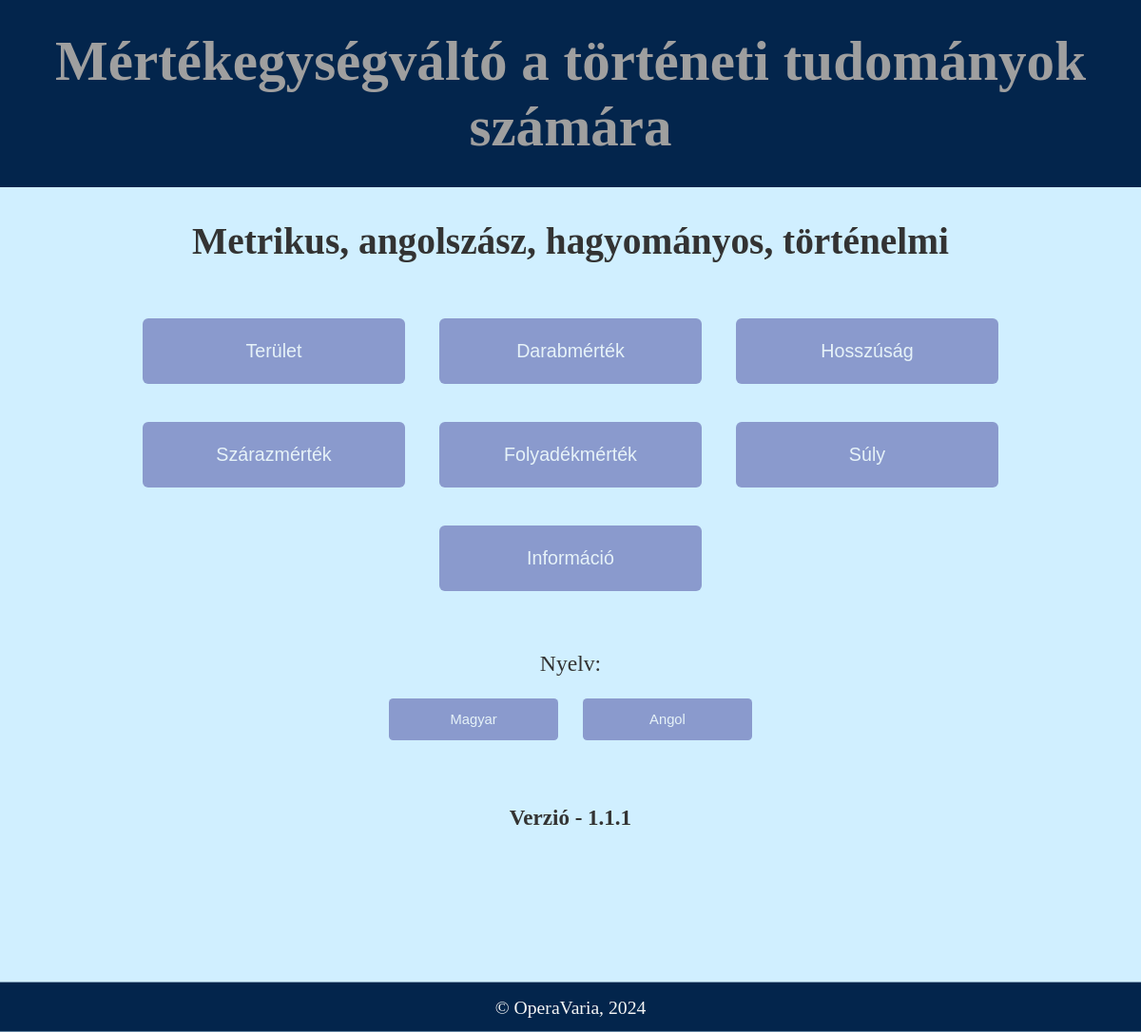
The page / on the database its author committed.
### tables this page shows
CREATE TABLE "cat_list" (
	"cat_raw"	TEXT NOT NULL UNIQUE,
	"cat_eng"	TEXT NOT NULL,
	"cat_hun"	TEXT NOT NULL,
	PRIMARY KEY("cat_raw")
);

### ucw_flask_app.py (the view)
@app.route("/")
def index():
    locale = get_locale()
    cat_dict = cat_dict_setup(locale)
    return render_template("index.html", locale=locale,
                           cat_dict=cat_dict, version=__version__)

### py_backend/fetch_functions.py (called while the page is built)
def fetch_dict(command, param):
    value_dict = {}
    con = sqlite3.connect("database/unit_database.db")
    cur = con.cursor()
    for key, value in cur.execute(command, param):
        value_dict[key] = value
    con.close()
    return value_dict

### py_backend/setup_functions.py (called while the page is built)
def cat_dict_setup(locale):
    if locale == "hu":
        command = "SELECT cat_raw, cat_hun FROM cat_list"
    elif locale == "en":
        command = "SELECT cat_raw, cat_eng FROM cat_list"
    param = ()
    cat_dict = fetch_dict(command, param)
    cat_dict = {key: str.capitalize(cat_dict[key]) for key in cat_dict}
    return cat_dict

### ucw_flask_app.py (called while the page is built)
def get_locale():
    if "locale" in session:
        locale = session["locale"]
    else:
        loc_best = request.accept_languages.best_match(app.config['LANGUAGES'].keys())
        if loc_best is None:
            locale = app.config.get("BABEL_DEFAULT_LOCALE")
        else:
            locale = loc_best
    return locale

### templates/index.html
{% extends "base.html" %}
{% block body %}
<div class="container horizontal">
  <div class="item title">
    <h1>{{ _("Metrikus, angolszász, hagyományos, történelmi") }}</h1>
  </div>
  {% for raw, gui in cat_dict.items() %}
  <div class="item one-third">
    <button class="normal" onclick="loadPage('{{raw}}');">{{gui}}</button>
  </div>
  {% endfor %}
  <div class="item full-wide">
    <button class="normal" onclick="loadPage('/about');">{{ _("Információ") }}</button>
  </div>
  <div class="item full-wide">
    <form action="{{ url_for('receive_post') }}" method="post">
      <div class="item">
        <h2 class="label">{{ _("Nyelv") }}:</h2>
      </div>
      <div class="container horizontal">
        <button class="small" name="locale-btn" type="submit" value="hu">{{ _("Magyar") }}</button>
        <button class="small" name="locale-btn" type="submit" value="en">{{ _("Angol") }}</button>
      </div>
    </form>
  </div>
  <span class="spacer-small"></span>
  <div class="item full-wide">
    <h3> {{ _("Verzió") }} - {{version}}</h3>
  </div>
  <span class="spacer-large"></span>
</div>
{% endblock body %}
{% block footer %}
<p class="footer-text">&copy; OperaVaria,&#160;<span id="year-location"></span></p>
{% endblock footer %}

### static/css/style.css (style rules this page uses)
html { color: #333333; font-family: Georgia, serif; font-size: calc(15px + 0.390625vw); text-align: center; }
body { background-attachment: fixed; background-color: #d0efff; background-position: top left; background-repeat: no-repeat; }
* { box-sizing: border-box; margin: 0; padding: 0; }
.container { align-content: center; align-items: center; display: flex; justify-content: center; }
.horizontal { flex-flow: row wrap; gap: 1vh 1vw; }
.item { padding: 2vh 1vw; }
.title { flex-basis: 100%; margin: 1.5vw; max-width: 80vw; }
.one-third { flex-basis: 25%; }
.full-wide { flex-basis: 100%; }
.footer-text { font-size: 1em; padding: 0.75em; }
.label { font-size: 1.2em; margin: 0.3em; font-weight: normal; }
button { background-color: #5d63ac; border-radius: 0.3em; border: none; color: #f5f5f5; cursor: pointer; opacity: 0.6; text-align: center; transition: 0.4s; }
button.small { font-size: 0.75em; height: 3em; margin: 0 0.5em; width: 12em; }
button.normal { font-size: 1em; height: 3.5em; width: 14em; }
.spacer-small { flex-basis: 100%; height: 1em; }
.spacer-large { flex-basis: 100%; height: 17vh; }

### rows shown on the page
cat_list: cat_hun "Terület"
cat_list: cat_hun "Darabmérték"
cat_list: cat_hun "Hosszúság"
cat_list: cat_hun "Szárazmérték"
cat_list: cat_hun "Folyadékmérték"
cat_list: cat_hun "Súly"

### other values the page prints
{{ version }} "1.1.1"
